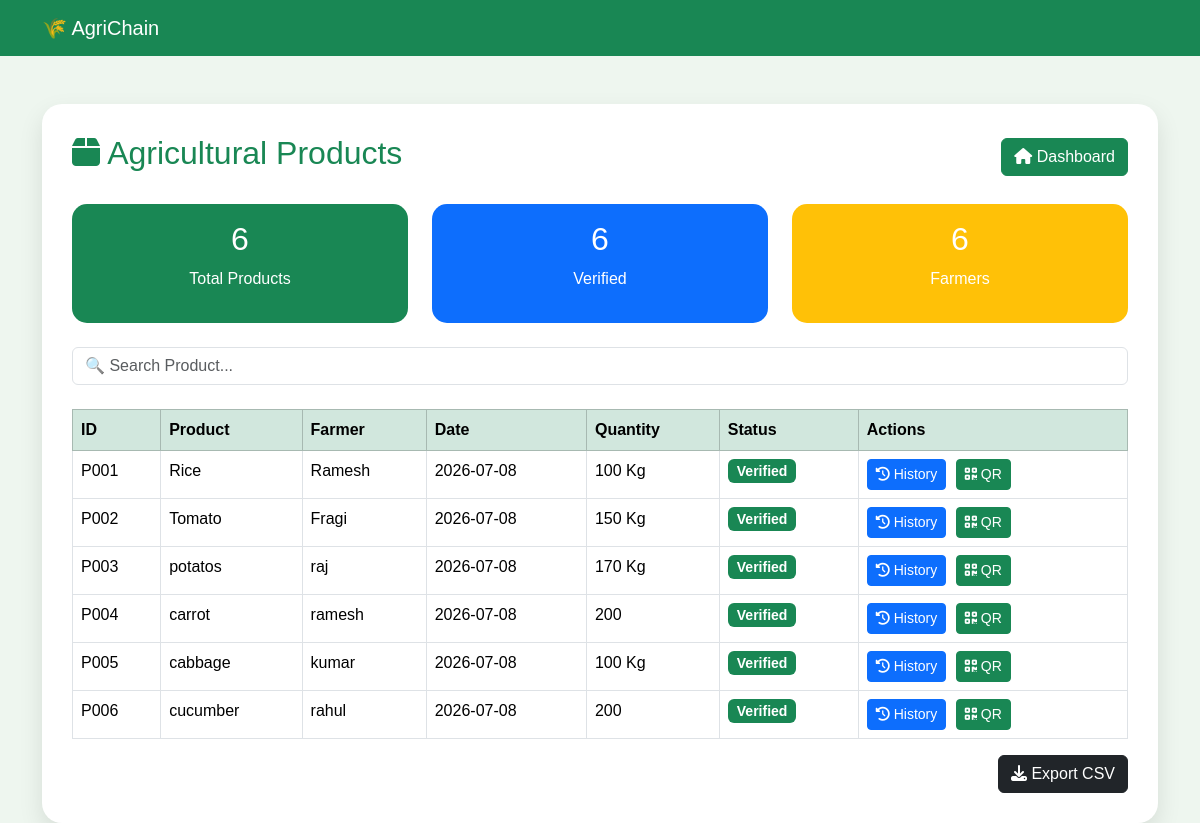
Page /products on the committed database.
### tables this page shows
CREATE TABLE products(
    product_id TEXT PRIMARY KEY,
    product_name TEXT,
    farmer_name TEXT,
    harvest_date TEXT,
    quantity TEXT
);

### app.py (the view)
@app.route("/products")
def products():
    conn = sqlite3.connect(DATABASE)
    cursor = conn.cursor()
    cursor.execute("SELECT * FROM products")
    products = cursor.fetchall()
    conn.close()
    return render_template("products.html", products=products)

### templates/products.html (shortened to what this page needs)
<!DOCTYPE html>
<html lang="en">
<head>
<link href="https://cdn.jsdelivr.net/npm/bootstrap@5.3.3/dist/css/bootstrap.min.css" rel="stylesheet">
<link href="https://cdnjs.cloudflare.com/ajax/libs/font-awesome/6.5.2/css/all.min.css" rel="stylesheet">
</head>
<body>
<nav class="navbar navbar-dark">
<div class="container">
<span class="navbar-brand">
🌾 AgriChain
</span>
</div>
</nav>
<div class="container mt-5">
<div class="main-card">
<div class="d-flex justify-content-between align-items-center mb-4">
<h2 class="text-success">
<i class="fa-solid fa-box"></i>
Agricultural Products
</h2>
<a href="/" class="btn btn-success">
<i class="fa fa-home"></i>
Dashboard
</a>
</div>
<div class="row mb-4">
<div class="col-md-4">
<div class="card bg-success stat-card">
<div class="card-body text-center">
<h2>{{ products|length }}</h2>
<p>Total Products</p>
</div>
</div>
</div>
<div class="col-md-4">
<div class="card bg-primary stat-card">
<div class="card-body text-center">
<h2>{{ products|length }}</h2>
<p>Verified</p>
</div>
</div>
</div>
<div class="col-md-4">
<div class="card bg-warning stat-card">
<div class="card-body text-center">
<h2>{{ products|length }}</h2>
<p>Farmers</p>
</div>
</div>
</div>
</div>
<input
type="text"
class="form-control"
id="search"
placeholder="🔍 Search Product..."
onkeyup="searchTable()">
<div class="table-responsive">
<table class="table table-hover table-bordered mt-4" id="productTable">
<thead class="table-success">
<tr>
<th>ID</th>
<th>Product</th>
<th>Farmer</th>
<th>Date</th>
<th>Quantity</th>
<th>Status</th>
<th>Actions</th>
</tr>
</thead>
<tbody>
{% for p in products %}
<tr>
<td>{{ p[0] }}</td>
<td>{{ p[1] }}</td>
<td>{{ p[2] }}</td>
<td>{{ p[3] }}</td>
<td>{{ p[4] }}</td>
<td>
<span class="badge bg-success">
Verified
</span>
</td>
<td>
<a href="/history/{{ p[0] }}" class="btn btn-primary btn-sm action-btn">
<i class="fa-solid fa-clock-rotate-left"></i>
History
</a>
<a href="/generate_qr/{{ p[0] }}" class="btn btn-success btn-sm action-btn">
<i class="fa-solid fa-qrcode"></i>
QR
</a>
</td>
</tr>
{% endfor %}
</tbody>
</table>
</div>
<div class="text-end">
<button class="btn btn-dark">
<i class="fa fa-download"></i>
Export CSV
</button>
</div>
</div>
</div>
</body>
</html>

### templates/products.html (style rules this page uses)
body { background:#eef6ef; font-family:Arial, Helvetica, sans-serif; }
.navbar { background:#198754; }
.main-card { background:white; border-radius:20px; box-shadow:0 10px 25px rgba(0,0,0,.1); padding:30px; }
.stat-card { border:none; border-radius:15px; color:white; transition:.3s; }
.table { margin-top:20px; }
.badge { font-size:14px; }
.action-btn { margin-right:5px; }

### rows in the picture
products: product_id "P001", product_name "Rice", farmer_name "Ramesh", harvest_date "2026-07-08", quantity "100 Kg"
products: product_id "P002", product_name "Tomato", farmer_name "Fragi", harvest_date "2026-07-08", quantity "150 Kg"
products: product_id "P003", product_name "potatos", farmer_name "raj", harvest_date "2026-07-08", quantity "170 Kg"
products: product_id "P004", product_name "carrot", farmer_name "ramesh", harvest_date "2026-07-08", quantity "200"
products: product_id "P005", product_name "cabbage", farmer_name "kumar", harvest_date "2026-07-08", quantity "100 Kg"
products: product_id "P006", product_name "cucumber", farmer_name "rahul", harvest_date "2026-07-08", quantity "200"

### other values in the picture
{{ products|length }} "6"
